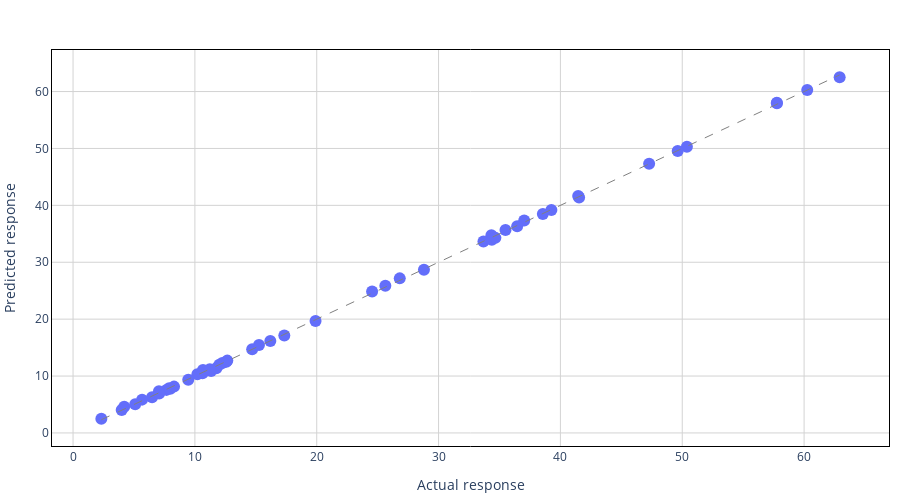
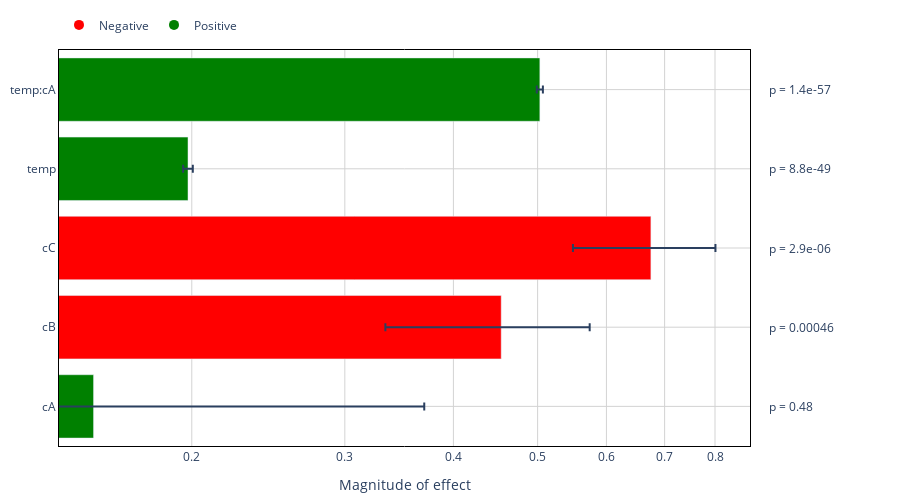

Source (notebook cell) for these figures, in order:
### Code cell
figs = analysis.plot_linear_model()
for fig in figs:
    fig.show()

### Figure 1 — Plotly figure (JSON) as saved in the notebook; plotly's stock layout.template omitted (floating-point values rounded to 4 significant figures)
{"data": [{"marker": {"size": 12}, "mode": "markers", "name": "Actual vs Predicted", "type": "scatter", "x": [47.28, 34.34, 4.197, 6.483, 57.76, 25.63, 10.66, 7.668, 14.7, 7.886, 7.05, 12.25, 26.81, 16.19, 37.03, 19.9, 10.2, 41.46, 11.76, 17.34, 35.49, 62.92, 50.38, 41.53, 3.992, 12.58, 39.26, 15.26, 7.98, 33.68, 11.33, 2.322, 34.37, 12.0, 10.62, 8.287, 49.63, 11.22, 24.55, 9.454, 36.45, 57.77, 7.066, 28.8, 38.56, 12.66, 60.26, 5.099, 5.665, 34.66], "y": [47.32, 34.75, 4.605, 6.279, 58.04, 25.87, 11.06, 7.569, 14.71, 7.874, 7.328, 12.29, 27.17, 16.14, 37.35, 19.67, 10.32, 41.66, 11.36, 17.13, 35.65, 62.5, 50.32, 41.37, 4.035, 12.52, 39.19, 15.44, 7.775, 33.65, 10.88, 2.505, 33.96, 12.0, 10.5, 8.142, 49.55, 11.2, 24.87, 9.337, 36.31, 57.95, 6.952, 28.68, 38.46, 12.71, 60.29, 5.059, 5.856, 34.29]}], "layout": {"height": 500, "legend": {"bgcolor": "rgba(0,0,0,0)"}, "margin": {"b": 50, "l": 10, "r": 10, "t": 50}, "plot_bgcolor": "white", "shapes": [{"line": {"color": "Gray", "dash": "dash", "width": 1}, "type": "line", "x0": 2.322, "x1": 62.92, "y0": 2.322, "y1": 62.92}], "xaxis": {"gridcolor": "lightgray", "linecolor": "black", "linewidth": 1, "mirror": true, "showgrid": true, "showline": true, "title": {"text": "Actual response"}, "zeroline": false, "zerolinecolor": "black"}, "yaxis": {"gridcolor": "lightgray", "linecolor": "black", "linewidth": 1, "mirror": true, "showgrid": true, "showline": true, "title": {"text": "Predicted response"}, "zeroline": false, "zerolinecolor": "black"}}}

### Figure 2 — Plotly figure (JSON) as saved in the notebook; plotly's stock layout.template omitted (floating-point values rounded to 4 significant figures)
{"data": [{"error_x": {"array": [0.2161, 0.12, 0.1259, 0.002543, 0.004064], "type": "data"}, "marker": {"color": ["green", "red", "red", "green", "green"]}, "name": "Slope", "orientation": "h", "showlegend": false, "type": "bar", "x": [0.1542, 0.454, 0.675, 0.198, 0.503], "y": ["cA", "cB", "cC", "temp", "temp:cA"]}, {"marker": {"color": "red", "size": 10}, "mode": "markers", "name": "Negative", "type": "scatter", "x": [null], "y": [null]}, {"marker": {"color": "green", "size": 10}, "mode": "markers", "name": "Positive", "type": "scatter", "x": [null], "y": [null]}], "layout": {"annotations": [{"showarrow": false, "text": "p = 0.48", "x": 1.025, "xanchor": "left", "xref": "paper", "y": 0}, {"showarrow": false, "text": "p = 0.00046", "x": 1.025, "xanchor": "left", "xref": "paper", "y": 1}, {"showarrow": false, "text": "p = 2.9e-06", "x": 1.025, "xanchor": "left", "xref": "paper", "y": 2}, {"showarrow": false, "text": "p = 8.8e-49", "x": 1.025, "xanchor": "left", "xref": "paper", "y": 3}, {"showarrow": false, "text": "p = 1.4e-57", "x": 1.025, "xanchor": "left", "xref": "paper", "y": 4}], "height": 500, "legend": {"orientation": "h", "y": 1.1}, "margin": {"b": 50, "l": 10, "r": 150, "t": 50}, "plot_bgcolor": "white", "xaxis": {"gridcolor": "lightgray", "linecolor": "black", "linewidth": 1, "mirror": true, "showgrid": true, "showline": true, "title": {"text": "Magnitude of effect"}, "type": "log", "zeroline": false, "zerolinecolor": "black"}, "yaxis": {"gridcolor": "lightgray", "linecolor": "black", "linewidth": 1, "mirror": true, "showgrid": true, "showline": true, "zeroline": false, "zerolinecolor": "black"}}}
